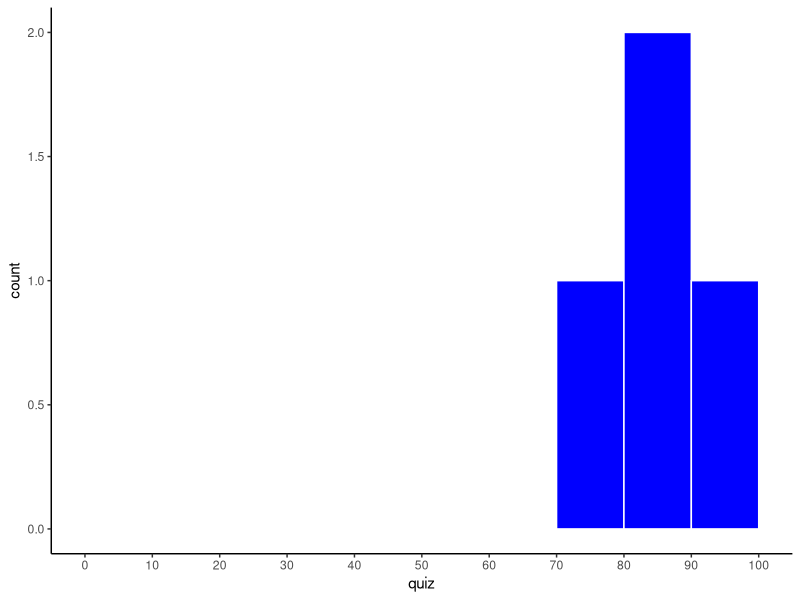
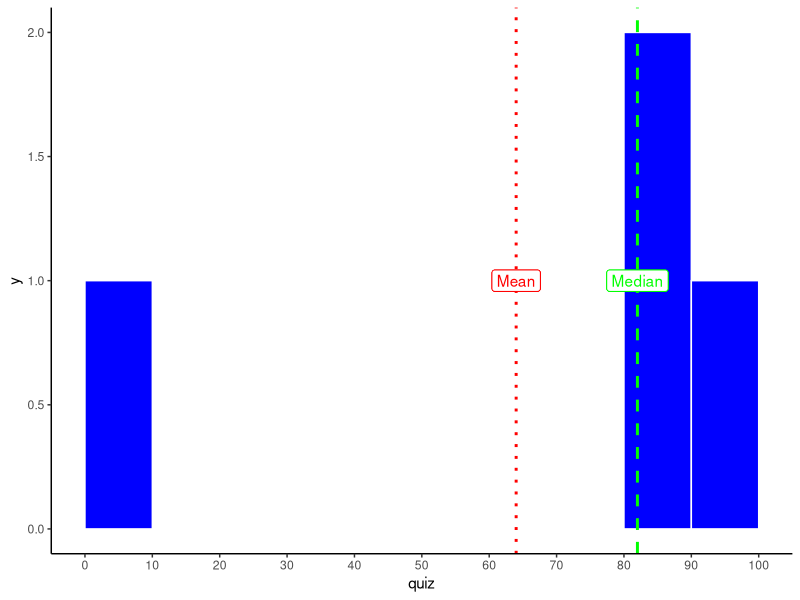
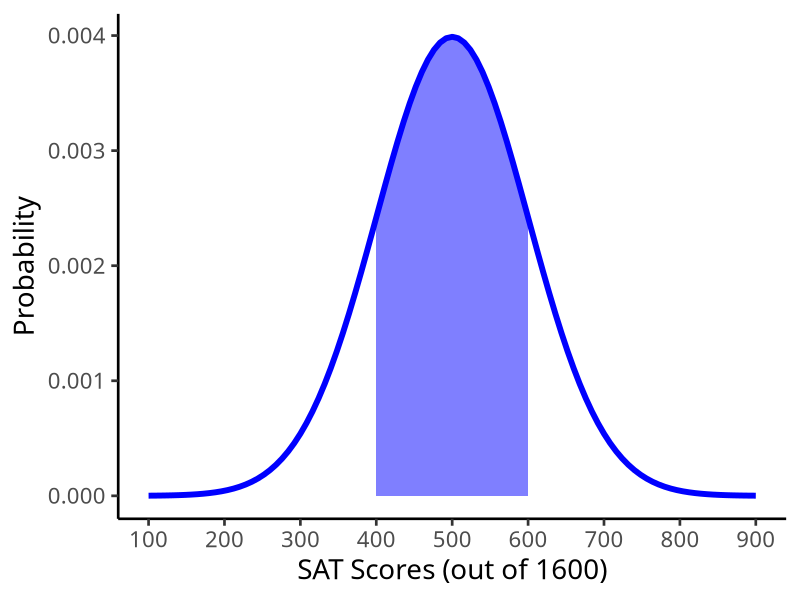
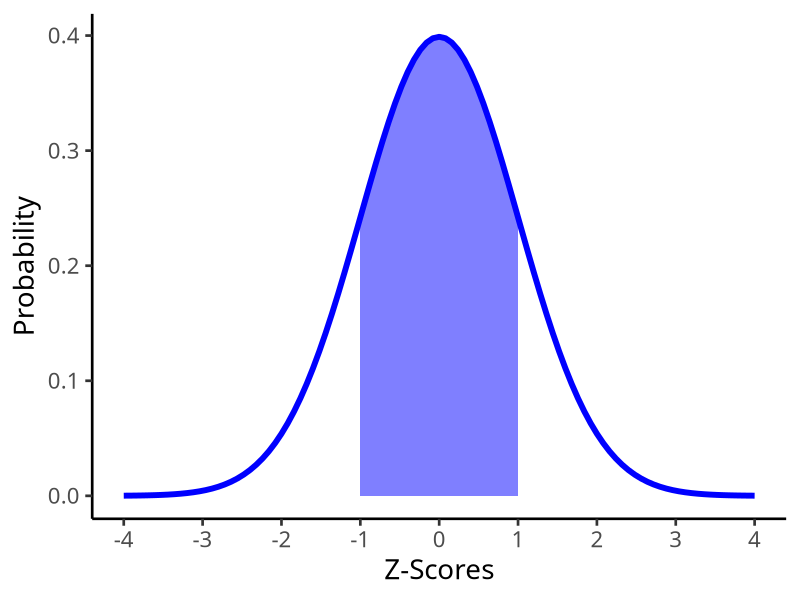
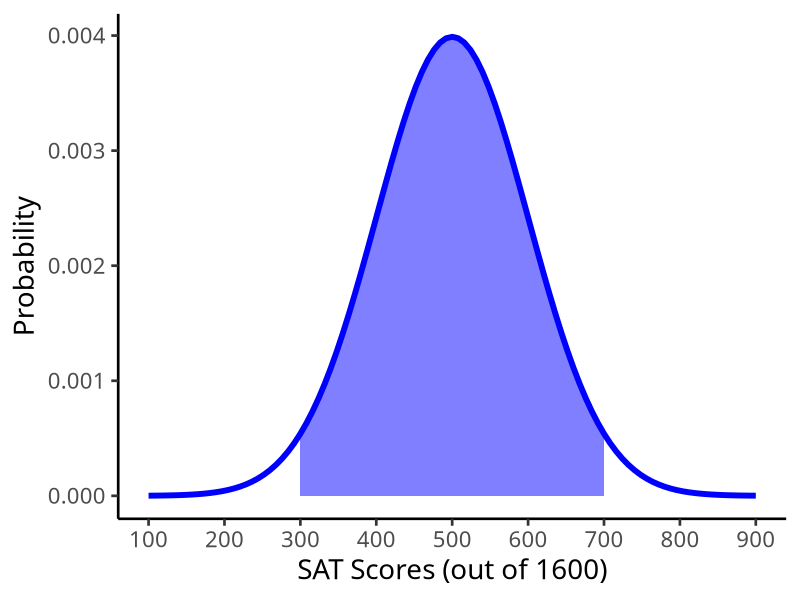
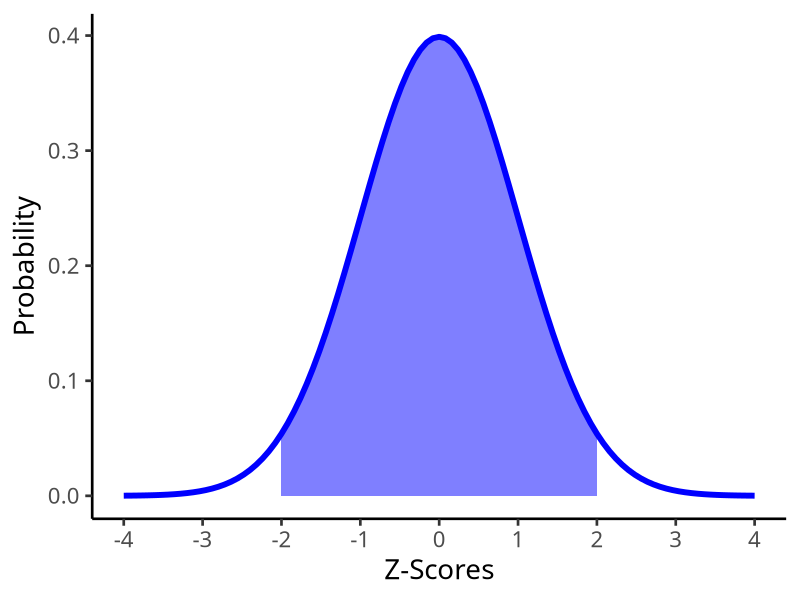
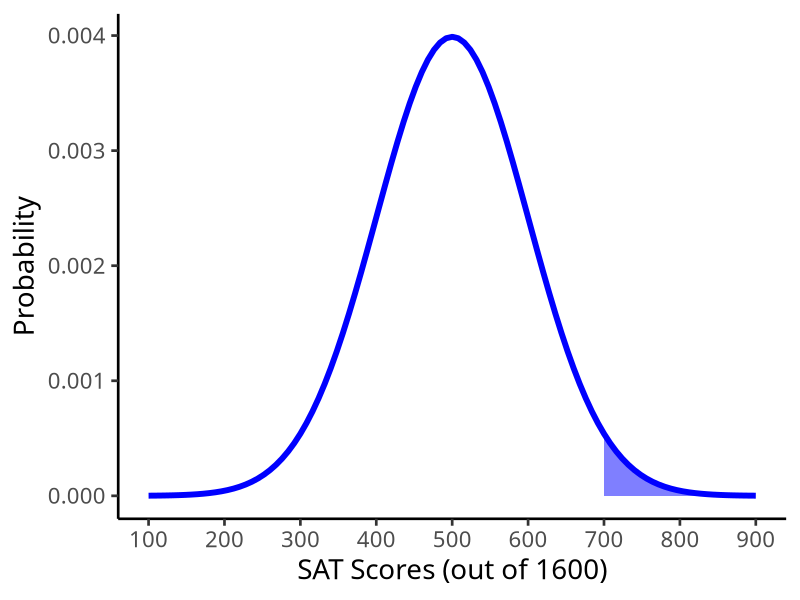
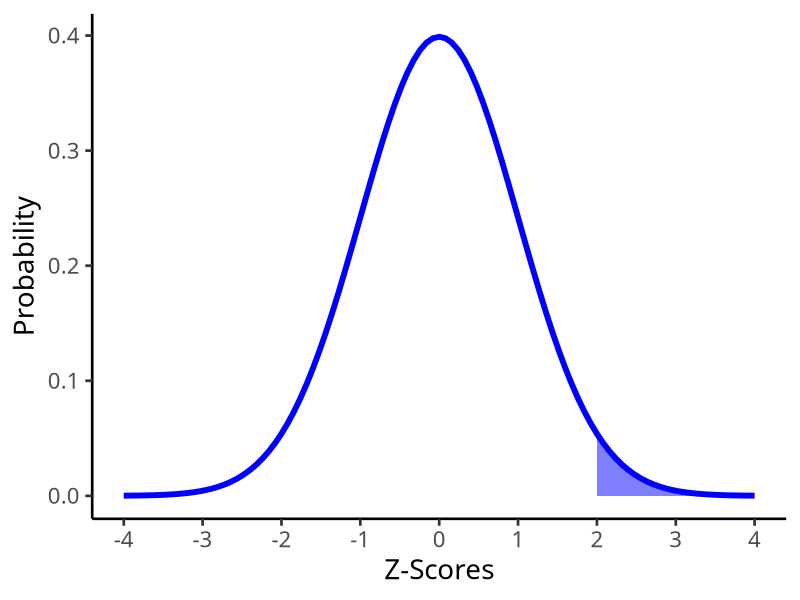

Source code (R) for these figures, in order:
## ---- chunk 1
knitr::opts_chunk$set(echo = T,
                      fig.retina = 3,
                      fig.width = 6,
                      fig.asp = 0.8,
                      out.width = "80%")
## ---- chunk 2
median(c(83,92,72,81))
## ---- chunk 3
mean(c(83,92,72,81))
## ---- chunk 4
sd(c(83,92,72,81))
## ---- chunk 5
# load tidyverse (for tibble and ggplot2)
library(tidyverse)

# make a dataframe of our data, 
# called df
# one variable in it, called quiz

df <- tibble(quiz = c(83,92,72,81))

# use this as our data for plot
ggplot(data = df)+
  aes(x = quiz)+
  geom_histogram(breaks=seq(0,100,10), # make bins of size 10 between 0 and 100
                 color = "white", # color is for borders
                 fill = "blue")+ # fill is for area
  scale_x_continuous(breaks=seq(0,100,10))+ # have x axix ticks same as breaks 
  theme_classic()
## ---- chunk 6
mean(c(83,92,0,81))
median(c(83,92,0,81))
## ---- chunk 7
# make new tibble called df_2
df_2 <- tibble(quiz = c(83,92,0,81)) # replace 72 with 0

# use this as our data for plot
ggplot(data = df_2)+
  aes(x = quiz)+
  geom_histogram(breaks=seq(0,100,10), # make bins of size 10 between 0 and 100
                 color = "white", # color is for borders
                 fill = "blue")+ # fill is for area
  geom_vline(aes(xintercept = median(quiz)), size = 1, color = "green", linetype = "dashed")+ # green dashed line is median
  geom_label(aes(x = median(quiz), y = 1), label = "Median", color = "green")+ # label median line
  geom_vline(aes(xintercept = mean(quiz)), size = 1, color = "red", linetype = "dotted")+ # green dashed line is mean
  geom_label(aes(x = mean(quiz), y = 1), label = "Mean", color = "red")+ # label mean line
  scale_x_continuous(breaks=seq(0,100,10))+ # have x axix ticks same as breaks 
  theme_classic()
## ---- chunk 8
# make a dataframe called "amazon" of # of books and associated probabilities
amazon<-tibble(books = c(0,1,2),
               prob = c(0.2,0.4,0.4))

# look at it 
amazon

# find expected value
amazon %>%
  summarize(exp_value = sum(books*prob)) 

# it's 1.2, let's save exp_value

exp_value <- 1.2

# make new columns: devs, devs_sq, p_weight_devs_sq
# save to new tibble
amazon_table<-amazon %>%
  mutate(devs = books - exp_value,
         devs_sq = devs^2,
         p_weight_devs_sq = prob*devs^2)

# look at the tibble
amazon_table

# now let's take these and summarize 
amazon_table %>%
  summarize(var = sum(p_weight_devs_sq), # variance
            sd = sqrt(var)) # sqrt to get sd, confirm its same!
## ---- chunk 9
# see class 2.3 notes on how to graph and shade stats graphs

# it helps to first figure out where the x-axis ticks should be
# show about 4 standard deviations above and below the mean (mu +/- 4*sd)
# then have ticks in intervals of one sd

# in this case, with mean 500 and sd 100, it should be seq(100,900,100)

s_plot<-ggplot(data = tibble(scores=seq(from = 100,
                           to = 900,
                           by = 100)))+
  aes(x = scores)+
  stat_function(fun = dnorm,
                args = list(mean = 500, sd = 100),
                size = 2, color = "blue")+
  labs(x = "SAT Scores (out of 1600)",
       y = "Probability")+
  scale_x_continuous(breaks=seq(from  = 100,
                           to = 900,
                           by = 100))+
  theme_classic(base_family = "Fira Sans Condensed",
           base_size=20)

s_plot+stat_function(fun = dnorm,
                args = list(mean = 500, sd = 100),
                geom = "area",
                xlim = c(400,600),
                size = 2, fill = "blue", alpha = 0.5)
## ---- chunk 10
Z<-ggplot(data = tibble(Z=seq(from = -4,
                           to = 4,
                           by = 1)))+
  aes(x = Z)+
  stat_function(fun = dnorm,
                size = 2, color = "blue")+
  labs(x = "Z-Scores",
       y = "Probability")+
  scale_x_continuous(breaks=seq(from  = -4,
                           to = 4,
                           by = 1))+
  theme_classic(base_family = "Fira Sans Condensed",
           base_size=20)

Z+stat_function(fun = dnorm,
                geom = "area",
                xlim = c(-1,1),
                size = 2, fill = "blue", alpha = 0.5)
## ---- chunk 11
s_plot+stat_function(fun = dnorm, args = list(mean = 500, sd = 100), geom = "area", xlim = c(300,700), size = 2, fill = "blue", alpha = 0.5)

Z+stat_function(fun = dnorm, geom = "area", xlim = c(-2,2), size = 2, fill = "blue", alpha = 0.5)
## ---- chunk 12
s_plot+stat_function(fun = dnorm, args = list(mean = 500, sd = 100), geom = "area", xlim = c(700,900), size = 2, fill = "blue", alpha = 0.5)

Z+stat_function(fun = dnorm, geom = "area", xlim = c(2,4), size = 2, fill = "blue", alpha = 0.5)
## ---- chunk 13
s_plot+stat_function(fun = dnorm, args = list(mean = 500, sd = 100), geom = "area", xlim = c(100,700), size = 2, fill = "blue", alpha = 0.5)

Z+stat_function(fun = dnorm, geom = "area", xlim = c(-4,2), size = 2, fill = "blue", alpha = 0.5)
## ---- chunk 14
pnorm(600, mean = 500, sd = 100, lower.tail = TRUE) - pnorm(400, mean = 500, sd = 100, lower.tail = TRUE)
## ---- chunk 15
pnorm(700, mean = 500, sd = 100, lower.tail = TRUE) - pnorm(300, mean = 500, sd = 100, lower.tail = TRUE)
## ---- chunk 16
1- pnorm(700, mean = 500, sd = 100, lower.tail = TRUE)
## ---- chunk 17
pnorm(700, mean = 500, sd = 100, lower.tail = TRUE)
